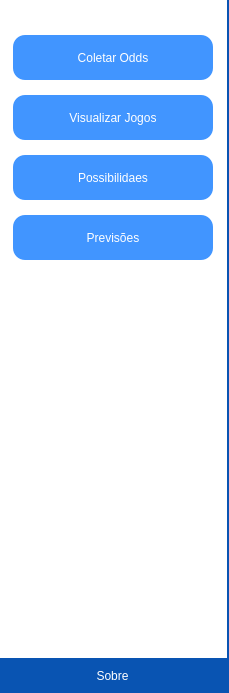
        <widget class="QFrame" name="frame_side">
         <property name="minimumSize">
          <size>
           <width>0</width>
           <height>0</height>
          </size>
         </property>
         <property name="maximumSize">
          <size>
           <width>0</width>
           <height>16777215</height>
          </size>
         </property>
         <property name="styleSheet">
          <string notr="true">background-color: #FFF;
border: 2px solid;
border-left: none;
border-top: none;
border-bottom:none;
border-right-color: #0954B2;</string>
         </property>
         <property name="frameShape">
          <enum>QFrame::NoFrame</enum>
         </property>
         <property name="frameShadow">
          <enum>QFrame::Raised</enum>
         </property>
         <layout class="QVBoxLayout" name="verticalLayout">
          <property name="spacing">
           <number>15</number>
          </property>
          <property name="leftMargin">
           <number>0</number>
          </property>
          <property name="topMargin">
           <number>35</number>
          </property>
          <property name="rightMargin">
           <number>0</number>
          </property>
          <property name="bottomMargin">
           <number>0</number>
          </property>
          <item alignment="Qt::AlignHCenter">
           <widget class="QPushButton" name="btn_coletar">
            <property name="minimumSize">
             <size>
              <width>200</width>
              <height>45</height>
             </size>
            </property>
            <property name="maximumSize">
             <size>
              <width>200</width>
              <height>45</height>
             </size>
            </property>
            <property name="baseSize">
             <size>
              <width>0</width>
              <height>0</height>
             </size>
            </property>
            <property name="styleSheet">
             <string notr="true">QPushButton{
	border-style: none;
	border-width: 2px;
	font: 75 11pt &quot;MS Shell Dlg 2&quot;;
	color: rgb(255, 255, 255);
	background-color: #4195FF;
	border-radius: 12px;
	border-bottom-color: rgb(4, 35, 38);
	border-right-color:  rgb(4, 35, 38);
}
QPushButton:hover{
	border-style: none;
	border-width: 2px;
	font: 75 11pt &quot;MS Shell Dlg 2&quot;;
	color: rgb(255, 255, 255);
	background-color: #0954B2;
	border-radius: 12px;
	border-bottom-color: rgb(4, 35, 38);
	border-right-color:  rgb(4, 35, 38);
}


QPushButton:pressed{
	border-style: insetset;
	border-width: 2px;
	font: 75 11pt &quot;MS Shell Dlg 2&quot;;
	color: rgb(255, 255, 255);
	background-color: #4195FF;
	border-radius: 8px;
	border-top-color: rgb(4, 35, 38);
	border-left-color:  rgb(4, 35, 38);
}</string>
            </property>
            <property name="text">
             <string notr="true">Coletar Odds</string>
            </property>
            <property name="icon">
             <iconset>
              <normaloff>../src/collect_icon.svg</normaloff>../src/collect_icon.svg</iconset>
            </property>
            <property name="iconSize">
             <size>
              <width>45</width>
              <height>40</height>
             </size>
            </property>
           </widget>
          </item>
          <item alignment="Qt::AlignHCenter">
           <widget class="QPushButton" name="btn_visJogos">
            <property name="minimumSize">
             <size>
              <width>200</width>
              <height>45</height>
             </size>
            </property>
            <property name="maximumSize">
             <size>
              <width>200</width>
              <height>45</height>
             </size>
            </property>
            <property name="styleSheet">
             <string notr="true">QPushButton{
	border-style: none;
	border-width: 2px;
	font: 75 11pt &quot;MS Shell Dlg 2&quot;;
	color: rgb(255, 255, 255);
	background-color: #4195FF;
	border-radius: 12px;
	border-bottom-color: rgb(4, 35, 38);
	border-right-color:  rgb(4, 35, 38);
}
QPushButton:hover{
	border-style: none;
	border-width: 2px;
	font: 75 11pt &quot;MS Shell Dlg 2&quot;;
	color: rgb(255, 255, 255);
	background-color: #0954B2;
	border-radius: 12px;
	border-bottom-color: rgb(4, 35, 38);
	border-right-color:  rgb(4, 35, 38);
}


QPushButton:pressed{
	border-style: insetset;
	border-width: 2px;
	font: 75 11pt &quot;MS Shell Dlg 2&quot;;
	color: rgb(255, 255, 255);
	background-color: #4195FF;
	border-radius: 8px;
	border-top-color: rgb(4, 35, 38);
	border-left-color:  rgb(4, 35, 38);
}</string>
            </property>
            <property name="text">
             <string>Visualizar Jogos</string>
            </property>
            <property name="icon">
             <iconset>
              <normaloff>../src/games_icon.svg</normaloff>../src/games_icon.svg</iconset>
            </property>
            <property name="iconSize">
             <size>
              <width>45</width>
              <height>40</height>
             </size>
            </property>
           </widget>
          </item>
          <item alignment="Qt::AlignHCenter">
           <widget class="QPushButton" name="btn_visProbabilidades">
            <property name="minimumSize">
             <size>
              <width>200</width>
              <height>45</height>
             </size>
            </property>
            <property name="maximumSize">
             <size>
              <width>200</width>
              <height>45</height>
             </size>
            </property>
            <property name="styleSheet">
             <string notr="true">QPushButton{
	border-style: none;
	border-width: 2px;
	font: 75 11pt &quot;MS Shell Dlg 2&quot;;
	color: rgb(255, 255, 255);
	background-color: #4195FF;
	border-radius: 12px;
	border-bottom-color: rgb(4, 35, 38);
	border-right-color:  rgb(4, 35, 38);
}
QPushButton:hover{
	border-style: none;
	border-width: 2px;
	font: 75 11pt &quot;MS Shell Dlg 2&quot;;
	color: rgb(255, 255, 255);
	background-color: #0954B2;
	border-radius: 12px;
	border-bottom-color: rgb(4, 35, 38);
	border-right-color:  rgb(4, 35, 38);
}


QPushButton:pressed{
	border-style: insetset;
	border-width: 2px;
	font: 75 11pt &quot;MS Shell Dlg 2&quot;;
	color: rgb(255, 255, 255);
	background-color: #4195FF;
	border-radius: 8px;
	border-top-color: rgb(4, 35, 38);
	border-left-color:  rgb(4, 35, 38);
}</string>
            </property>
            <property name="text">
             <string>Possibilidaes</string>
            </property>
            <property name="icon">
             <iconset>
              <normaloff>../src/possibility_icon.svg</normaloff>../src/possibility_icon.svg</iconset>
            </property>
            <property name="iconSize">
             <size>
              <width>45</width>
              <height>40</height>
             </size>
            </property>
           </widget>
          </item>
          <item alignment="Qt::AlignHCenter">
           <widget class="QPushButton" name="btn_previsoes">
            <property name="minimumSize">
             <size>
              <width>200</width>
              <height>45</height>
             </size>
            </property>
            <property name="maximumSize">
             <size>
              <width>200</width>
              <height>45</height>
             </size>
            </property>
            <property name="styleSheet">
             <string notr="true">QPushButton{
	border-style: none;
	border-width: 2px;
	font: 75 11pt &quot;MS Shell Dlg 2&quot;;
	color: rgb(255, 255, 255);
	background-color: #4195FF;
	border-radius: 12px;
	border-bottom-color: rgb(4, 35, 38);
	border-right-color:  rgb(4, 35, 38);
}
QPushButton:hover{
	border-style: none;
	border-width: 2px;
	font: 75 11pt &quot;MS Shell Dlg 2&quot;;
	color: rgb(255, 255, 255);
	background-color: #0954B2;
	border-radius: 12px;
	border-bottom-color: rgb(4, 35, 38);
	border-right-color:  rgb(4, 35, 38);
}


QPushButton:pressed{
	border-style: insetset;
	border-width: 2px;
	font: 75 11pt &quot;MS Shell Dlg 2&quot;;
	color: rgb(255, 255, 255);
	background-color: #4195FF;
	border-radius: 8px;
	border-top-color: rgb(4, 35, 38);
	border-left-color:  rgb(4, 35, 38);
}</string>
            </property>
            <property name="text">
             <string>Previsões</string>
            </property>
            <property name="icon">
             <iconset>
              <normaloff>../src/odds_icon.svg</normaloff>../src/odds_icon.svg</iconset>
            </property>
            <property name="iconSize">
             <size>
              <width>45</width>
              <height>40</height>
             </size>
            </property>
           </widget>
          </item>
          <item>
           <spacer name="verticalSpacer_2">
            <property name="orientation">
             <enum>Qt::Vertical</enum>
            </property>
            <property name="sizeHint" stdset="0">
             <size>
              <width>20</width>
              <height>383</height>
             </size>
            </property>
           </spacer>
          </item>
          <item alignment="Qt::AlignLeft">
           <widget class="QFrame" name="frame_about">
            <property name="minimumSize">
             <size>
              <width>0</width>
              <height>0</height>
             </size>
            </property>
            <property name="styleSheet">
             <string notr="true">background-color: rgb(9, 84, 178);</string>
            </property>
            <property name="frameShape">
             <enum>QFrame::NoFrame</enum>
            </property>
            <property name="frameShadow">
             <enum>QFrame::Raised</enum>
            </property>
            <layout class="QVBoxLayout" name="verticalLayout_2">
             <property name="spacing">
              <number>0</number>
             </property>
             <property name="leftMargin">
              <number>0</number>
             </property>
             <property name="topMargin">
              <number>0</number>
             </property>
             <property name="rightMargin">
              <number>0</number>
             </property>
             <property name="bottomMargin">
              <number>0</number>
             </property>
             <item alignment="Qt::AlignHCenter">
              <widget class="QPushButton" name="btn_about">
               <property name="minimumSize">
                <size>
                 <width>225</width>
                 <height>35</height>
                </size>
               </property>
               <property name="maximumSize">
                <size>
                 <width>230</width>
                 <height>35</height>
                </size>
               </property>
               <property name="styleSheet">
                <string notr="true">QPushButton{
	border-style: none;
	border-width: 2px;
	font: 75 11pt &quot;MS Shell Dlg 2&quot;;
	color: rgb(255, 255, 255);
	background-color: #0954B2;
	border-bottom-color: rgb(4, 35, 38);
	border-right-color:  rgb(4, 35, 38);
}
QPushButton:hover{
	border-style: none;
	border-width: 2px;
	font: 75 11pt &quot;MS Shell Dlg 2&quot;;
	color: rgb(255, 255, 255);
	background-color: #4195FF;
	border-radius: 12px;
	border-bottom-color: rgb(4, 35, 38);
	border-right-color:  rgb(4, 35, 38);
}


QPushButton:pressed{
	border-style: insetset;
	border-width: 2px;
	font: 75 11pt &quot;MS Shell Dlg 2&quot;;
	color: rgb(255, 255, 255);
	background-color: #0954B2;
	border-radius: 8px;
	border-top-color: rgb(4, 35, 38);
	border-left-color:  rgb(4, 35, 38);
}</string>
               </property>
               <property name="text">
                <string>Sobre</string>
               </property>
               <property name="icon">
                <iconset>
                 <normaloff>src/about_icon.svg</normaloff>src/about_icon.svg</iconset>
               </property>
               <property name="iconSize">
                <size>
                 <width>25</width>
                 <height>25</height>
                </size>
               </property>
               <property name="autoDefault">
                <bool>true</bool>
               </property>
               <property name="default">
                <bool>false</bool>
               </property>
               <property name="flat">
                <bool>false</bool>
               </property>
              </widget>
             </item>
            </layout>
           </widget>
          </item>
         </layout>
        </widget>
